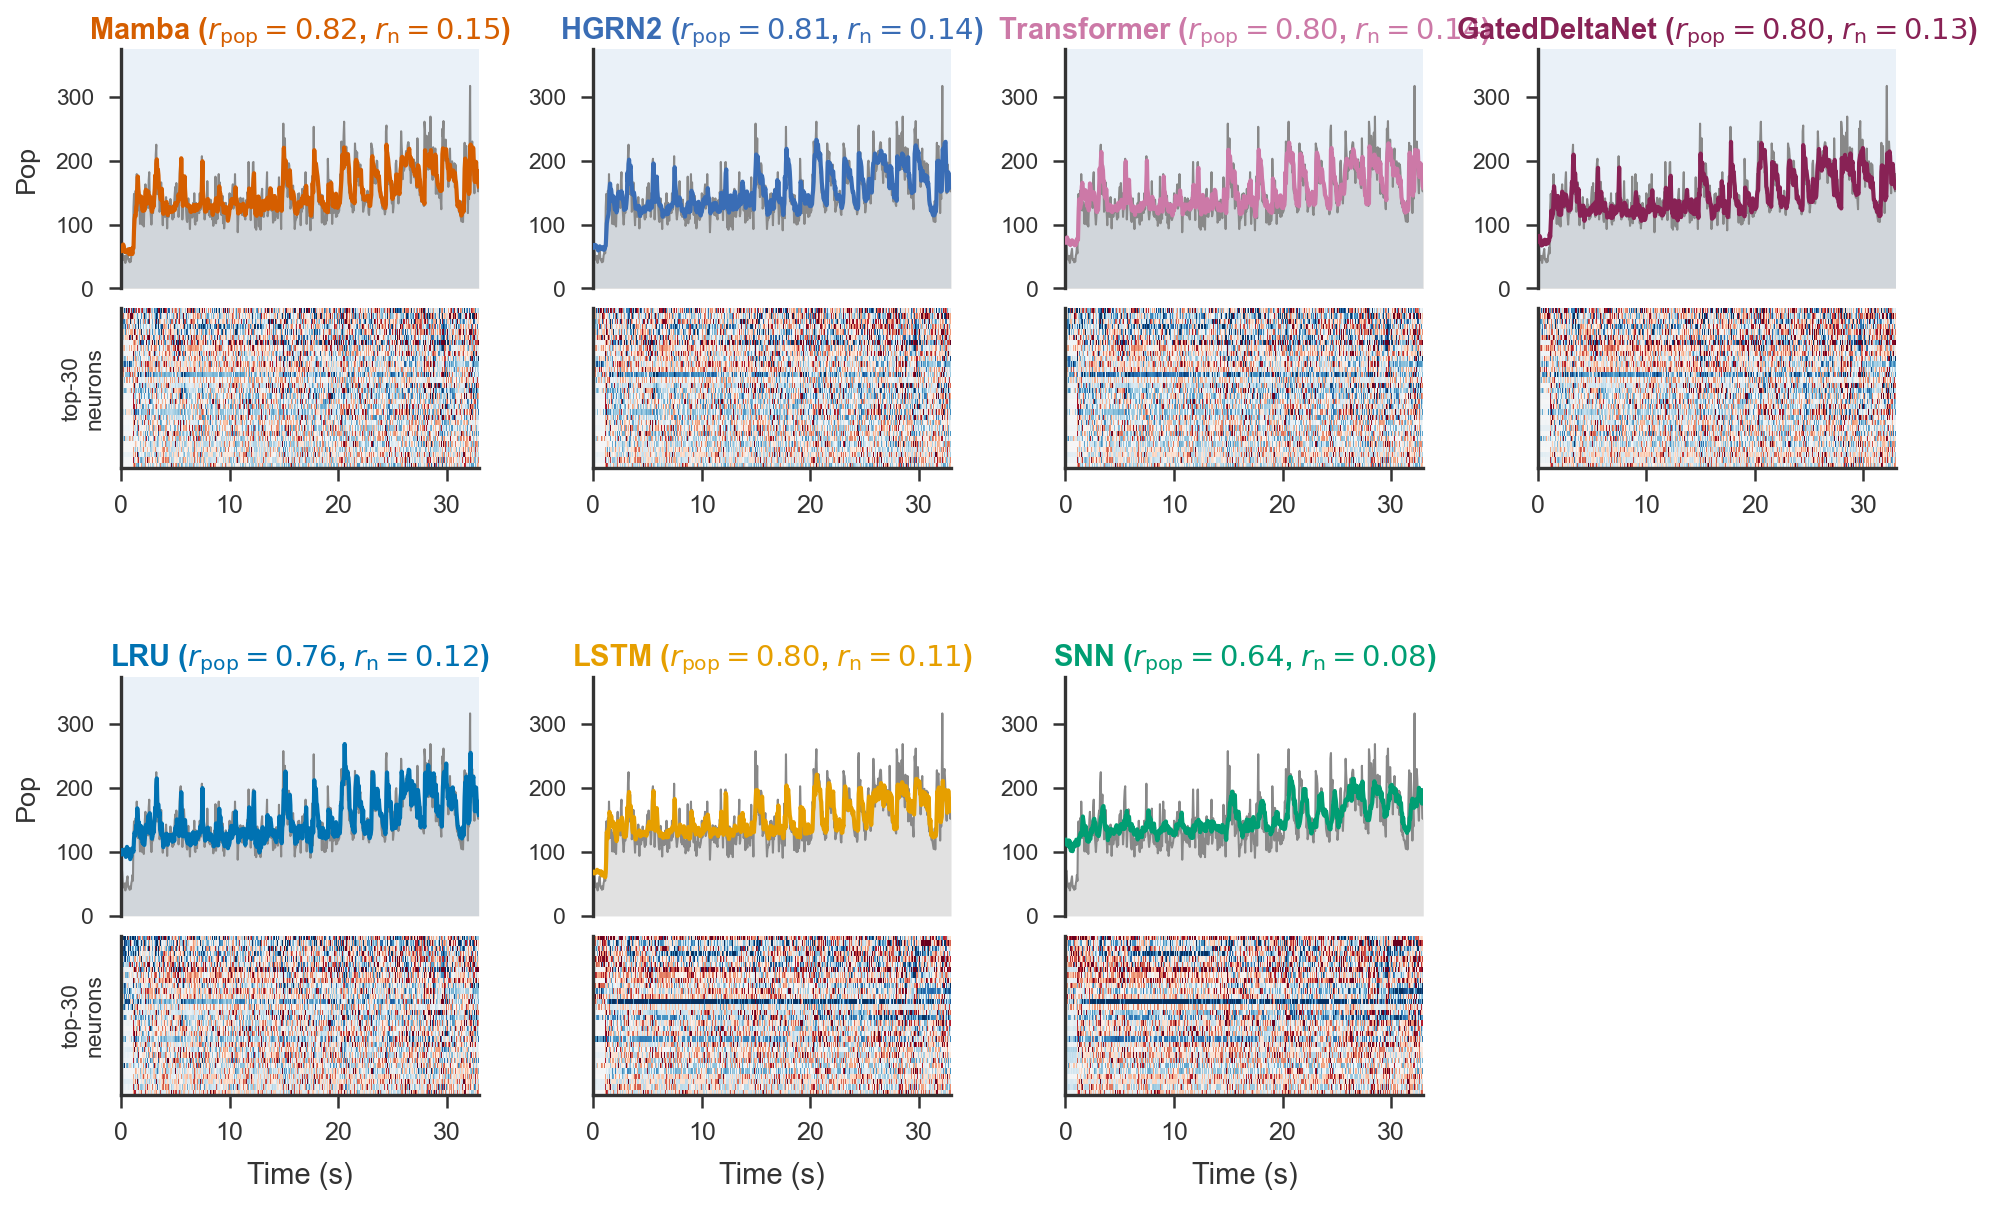

Generate this figure with Python:
"""Variant B: Per-neuron heatmap strip.

Each panel splits vertically into:
  - Top 60%: pop-rate trace (current view)
  - Bottom 40%: heatmap of top-30 most-active neurons over time, color
    encoding (gt - prediction) residual.  Diverging colormap centered
    on zero: cluster panels show pale heatmaps; SNN panel shows visibly
    higher residual structure.

This is the strongest visual differentiator because per-neuron
prediction quality is where the cluster-vs-trailing gap is largest.
"""

import sys
from pathlib import Path
import matplotlib.pyplot as plt
import matplotlib.gridspec as gridspec
import numpy as np
from scipy.stats import pearsonr

sys.path.insert(0, str(Path(__file__).resolve().parents[2]))
from figures.style import (
    apply_style, COLORS, MARKERS, save_figure, TEXT_WIDTH,
)
from figures.data import TABLE1


CLUSTER_BG = "#EAF1F8"
GT_COLOR = "#888888"

ARCHS = [
    ("mamba_rates",       "Mamba",         "Mamba",        True),
    ("hgrn2_rates",       "HGRN2",         "HGRN2",        True),
    ("transformer_rates", "Transformer",   "Transformer",  True),
    ("gated_delta_rates", "GatedDeltaNet", "GatedDelta",   True),
    ("lru_rates",         "LRU",           "LRU",          True),
    ("lstm_rates",        "LSTM",          "LSTM",         False),
    ("snn_rates",         "SNN",           "SNN",          False),
]


def _load_multiarch():
    p = (Path(__file__).resolve().parents[3]
         / "data" / "figure_cache" / "multi_arch_session4.npz")
    return np.load(str(p))


def _plot_panel(fig, gs_cell, time_s, gt_local, rates_local, name, color,
                r_pop, r_neuron, top_idx,
                cluster=False, show_ylabel=False, show_xlabel=False,
                ymax=None, vmax=None):
    inner = gridspec.GridSpecFromSubplotSpec(
        2, 1, subplot_spec=gs_cell, hspace=0.10,
        height_ratios=[3, 2],
    )
    ax_top = fig.add_subplot(inner[0])
    ax_bot = fig.add_subplot(inner[1])

    if cluster:
        ax_top.set_facecolor(CLUSTER_BG)
        ax_bot.set_facecolor(CLUSTER_BG)

    # Top: pop-rate trace
    gt_pop = gt_local.sum(axis=1)
    pred_pop = rates_local.sum(axis=1)
    ax_top.fill_between(time_s, gt_pop, alpha=0.25, color=GT_COLOR,
                        linewidth=0, zorder=1)
    ax_top.plot(time_s, gt_pop, color=GT_COLOR, linewidth=0.5, zorder=2)
    ax_top.plot(time_s, pred_pop, color=color, linewidth=1.0, zorder=3)
    ax_top.set_xlim(time_s[0], time_s[-1])
    if ymax is not None:
        ax_top.set_ylim(0, ymax)
    ax_top.set_xticks([])
    title = (f"{name} ($r_\\mathrm{{pop}}{{=}}{r_pop:.2f}$, "
             f"$r_\\mathrm{{n}}{{=}}{r_neuron:.2f}$)")
    ax_top.set_title(title, fontsize=7.0, color=color,
                     fontweight="bold", pad=2.5)
    ax_top.spines["top"].set_visible(False)
    ax_top.spines["right"].set_visible(False)
    ax_top.spines["bottom"].set_visible(False)
    if show_ylabel:
        ax_top.set_ylabel("Pop", fontsize=6.5)
    ax_top.tick_params(axis="y", labelsize=5.5)

    # Bottom: heatmap of |residual| for top-K active neurons.
    K = 30
    sub_gt = gt_local[:, top_idx]
    sub_pred = rates_local[:, top_idx]
    residual = sub_gt - sub_pred  # positive = under-predicted
    # Order rows by mean GT activity (highest at top)
    activity_order = np.argsort(-sub_gt.mean(axis=0))
    residual_ordered = residual[:, activity_order].T  # (K, T)
    if vmax is None:
        vmax = np.percentile(np.abs(residual_ordered), 95)
    im = ax_bot.imshow(
        residual_ordered, aspect="auto", origin="upper",
        cmap="RdBu_r", vmin=-vmax, vmax=vmax,
        extent=[time_s[0], time_s[-1], 0, K],
        interpolation="nearest",
    )
    ax_bot.set_xlim(time_s[0], time_s[-1])
    ax_bot.set_ylim(0, K)
    if show_ylabel:
        ax_bot.set_ylabel("top-30\nneurons", fontsize=5.5)
    ax_bot.set_yticks([])
    if show_xlabel:
        ax_bot.set_xlabel("Time (s)", fontsize=7)
    ax_bot.tick_params(axis="x", labelsize=6.0)
    ax_bot.spines["top"].set_visible(False)
    ax_bot.spines["right"].set_visible(False)
    return im


def generate():
    apply_style()
    npz = _load_multiarch()
    gt = npz["gt"]
    T, _ = gt.shape
    dt = 0.05
    time_s = np.arange(T) * dt
    ymax = float(gt.sum(axis=1).max()) * 1.18

    # Pick top-K most active neurons across the session for shared row
    # ordering so panels are directly comparable.
    activity = gt.mean(axis=0)
    top_idx = np.argsort(-activity)[:30]

    # Compute global residual scale across all archs for shared colormap
    all_residuals = []
    for key, *_ in ARCHS:
        if key in npz.files:
            r = npz[key][:T, :]
            res = gt[:r.shape[0], top_idx] - r[:, top_idx]
            all_residuals.append(np.abs(res))
    vmax = np.percentile(np.concatenate(all_residuals).ravel(), 95)
    print(f"Shared residual vmax (95th pct) = {vmax:.3f}")

    fig = plt.figure(figsize=(TEXT_WIDTH, 4.2))
    sm = gridspec.GridSpec(2, 4, hspace=0.50, wspace=0.32,
                           left=0.075, right=0.985,
                           top=0.93, bottom=0.10)

    for i, (key, name, t1key, cluster) in enumerate(ARCHS):
        row, col = divmod(i, 4)
        if key not in npz.files:
            continue
        rates = npz[key]
        n = min(rates.shape[0], gt.shape[0])
        rates_local = rates[:n]
        gt_local = gt[:n]
        gt_pop_loc = gt_local.sum(axis=1)
        pred_pop = rates_local.sum(axis=1)
        r = pearsonr(gt_pop_loc, pred_pop)[0]
        per_neuron_rs = []
        for j in range(gt_local.shape[1]):
            if gt_local[:, j].std() > 0 and rates_local[:, j].std() > 0:
                per_neuron_rs.append(
                    pearsonr(gt_local[:, j], rates_local[:, j])[0]
                )
        r_neuron = float(np.mean(per_neuron_rs))
        _plot_panel(
            fig, sm[row, col], time_s[:n], gt_local, rates_local,
            name, COLORS[t1key], r, r_neuron, top_idx,
            cluster=cluster,
            show_ylabel=(col == 0),
            show_xlabel=(row == 1),
            ymax=ymax, vmax=vmax,
        )

    save_figure(fig, "hero_variant_b_heatmap_strip",
                out_dir=Path(__file__).resolve().parents[2]
                / "figures" / "variants")
    plt.close(fig)


if __name__ == "__main__":
    generate()
